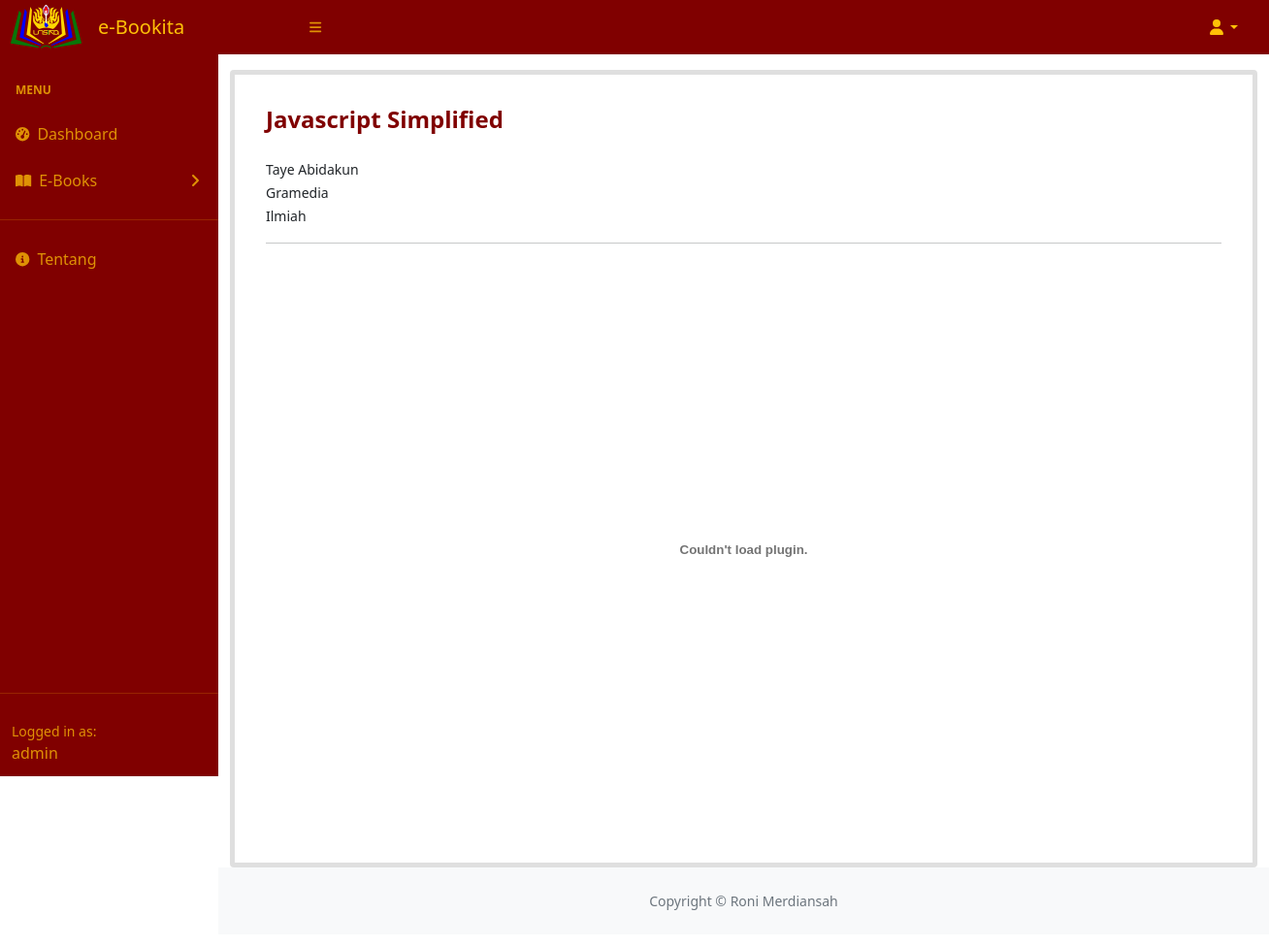
Page /lihat.php?id_ebook=30 (signed in) on the committed database.
### tables this page shows
CREATE TABLE `ebook` (
  `id_ebook` int(11) NOT NULL,
  `judul` varchar(255) NOT NULL,
  `penulis` varchar(255) NOT NULL,
  `penerbit` varchar(255) NOT NULL,
  `nama_file` varchar(255) NOT NULL,
  `jenis` varchar(255) NOT NULL,
  `waktu` varchar(255) NOT NULL
);

### lihat.php (the view, shortened to what this page needs)
<?php
include "koneksi.php";
?>
<!DOCTYPE html>
<html lang="en">
<head>
    <link href="https://cdn.jsdelivr.net/npm/simple-datatables@latest/dist/style.css" rel="stylesheet" />
    <link rel="stylesheet" href="sidebar.css">
    <link href="https://unpkg.com/aos@2.3.1/dist/aos.css" rel="stylesheet">
    <link href="https://cdn.jsdelivr.net/npm/bootstrap@5.1.0/dist/css/bootstrap.min.css" rel="stylesheet"
>
    <link rel="stylesheet" href="css/styles.css">
</head>
<body class="sb-nav-fixed">
    <nav data-aos="fade-down" data-aos-duration="1000" class="sb-topnav navbar navbar-expand"
        style="background-color: #800000;">
        <a href="dashboard.php"><img style="margin-left: 10px;" href="dashboard.php" width="75" height="75"
                src="Logo.png" alt="Perpustakaan Online Unsika"></a>
        <a class="navbar-brand ps-3 text-warning" href="dashboard.php">e-Bookita</a>
        <button class="btn btn-link btn-sm order-1 order-lg-0 me-4 me-lg-0 text-warning text-opacity-75"
            id="sidebarToggle" href="#!"><i class="fas fa-bars shover"></i></button>
        <ul class="navbar-nav ms-auto ms-md-0 me-3 me-lg-4">
            <li class="nav-item dropdown">
                <a class="nav-link dropdown-toggle text-warning" id="navbarDropdown" href="#" role="button"
                    data-bs-toggle="dropdown" aria-expanded="false"><i class="fas fa-user fa-fw text-warning"></i></a>
            </li>
        </ul>
    </nav>
    <div id="layoutSidenav">
        <div id="layoutSidenav_nav">
            <nav data-aos="fade-right" data-aos-duration="1000"
                class="sb-sidenav accordion text-warning text-opacity-75" id="sidenavAccordion"
                style="background-color: #800000;">
                <div class="sb-sidenav-menu">
                    <div class="nav">
                        <div class="sb-sidenav-menu-heading">Menu</div>
                        <a class="nav-link text-warning text-opacity-75" href="dashboard.php">
                            <div class="sb-nav-link-icon"><i class="fas fa-tachometer-alt"></i></div>
                            <div class="shover">Dashboard</div>
                        </a>
                        <a class="nav-link collapsed text-warning text-opacity-75" href="ebook.php"
                            data-bs-toggle="collapse" data-bs-target="#collapseLayouts" aria-expanded="false"
                            aria-controls="collapseLayouts">
                            <div class="sb-nav-link-icon"><i class="fas fa-book-open"></i></div>
                            <div class="shover">E-Books</div>
                            <div class="sb-sidenav-collapse-arrow"><i class="fas fa-angle-down"></i></div>
                        </a>
                    </div>
                    <hr class="sidebar-divider">
                    <div class="nav">
                        <a class="nav-link text-warning text-opacity-75" href="tentang.php">
                            <div class="sb-nav-link-icon"><i class="fas fa-info-circle"></i></div>
                            <div class="shover">Tentang</div>
                        </a>
                    </div>
                </div>
                <hr class="sidebar-divider">
                <div class="sb-sidenav-footer">
                    <div class="small">Logged in as:</div>
                    <?php echo $_SESSION['username'] ?></td>
                </div>
            </nav>
        </div>
        <div id="layoutSidenav_content">
            <main>
                <div data-aos="zoom-out" data-aos-duration="1000" class="container">
                    <div class="card mt-3 border-5 pt-2 active pb-0 px-3">
                        <div class="card-body ">
                            <div class="row">
                                <div class="col-12 ">
                                    <nav class="navbar">
                                        <?php
            $id_ebook = mysqli_real_escape_string($connect,$_GET['id_ebook']);
        $query = mysqli_query($connect,"SELECT * FROM ebook WHERE id_ebook='$id_ebook' ");
        while($data  = mysqli_fetch_array($query)){
        ?>
                                        <h4 class="card-title text-start mb-3" style="color:#800000">
                                            <b><?php echo $data['judul'];?></b>
                                        </h4>
                                    </nav>
                                    <p class="card-text">
                                        <small>
                                            <?php echo $data['penulis'];?> <br>
                                            <?php echo $data['penerbit'];?> <br>
                                            <?php echo $data['jenis'];?>
                                        </small>
                                    </p>
                                    <hr>
                                    <embed src="ebook/<?php echo $data['nama_file'];?>"
                                        type="application/pdf" width="100%" height="600">
                                </div>
                                <?php
        }
        ?>
                            </div>
                        </div>
                    </div>
                </div>
            </main>
            <div>
                <footer class="py-4 bg-light mt-auto">
                    <div class="container-fluid px-4">
                        <div class="d-flex align-items-center justify-content-center small">
                            <div class="text-muted">Copyright &copy; Roni Merdiansah</div>
                        </div>
                    </div>
                </footer>
            </div>
        </div>
</body>
</html>

### rows in the picture
ebook: judul "Javascript Simplified", penulis "Taye Abidakun", penerbit "Gramedia", jenis "Ilmiah"

### other values in the picture
$_SESSION['username'] "admin"
